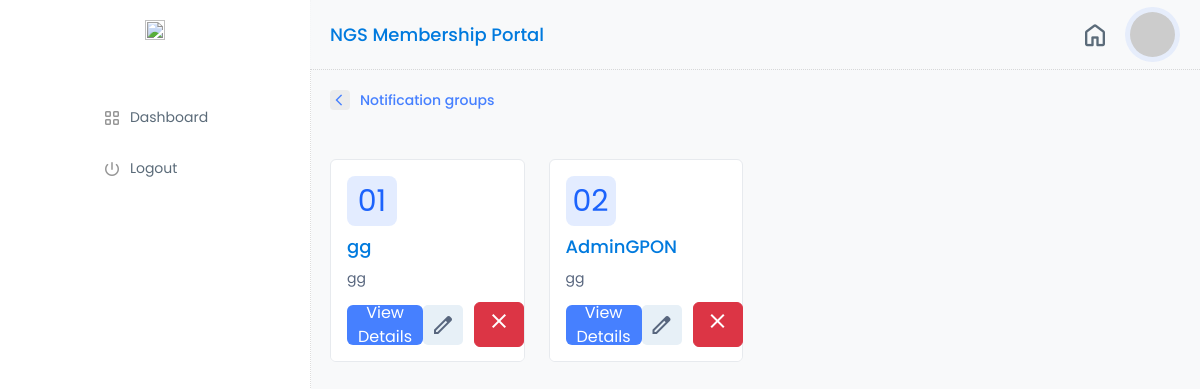
The app's page /notifications/all-groups, older data.
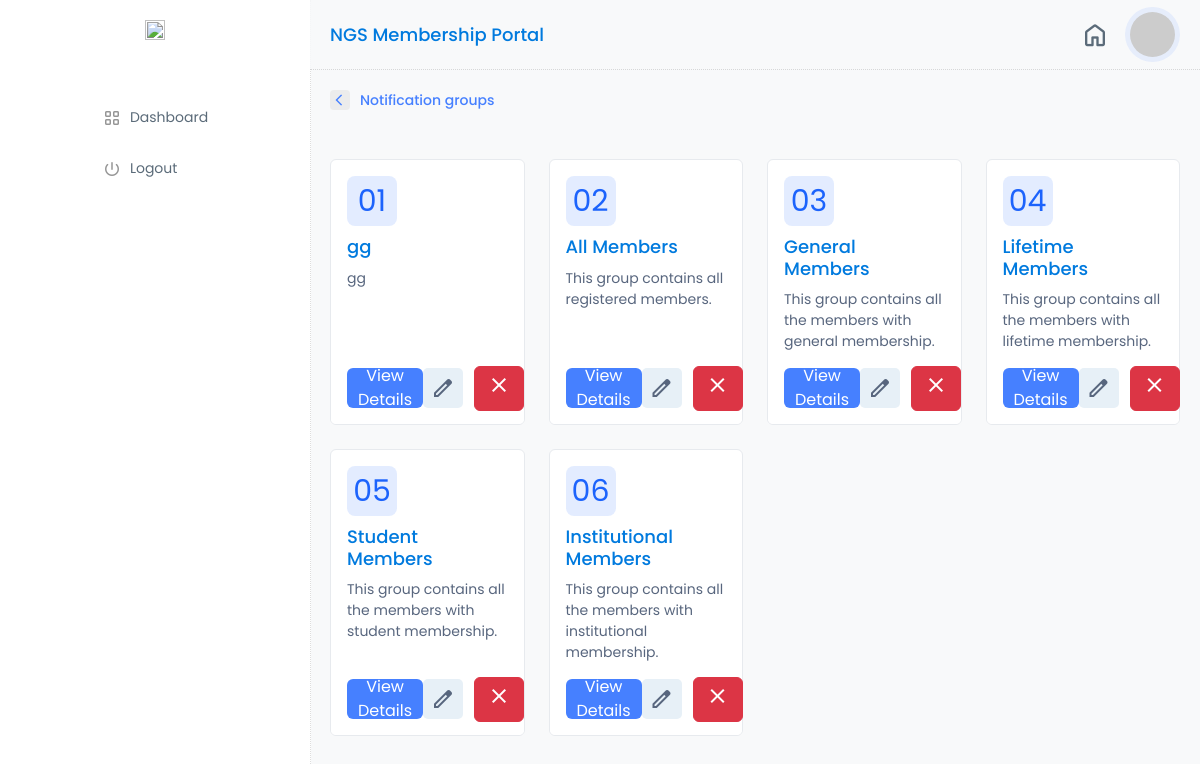
The same page, newer data.
### notification/models.py (models this page shows)
class Groups(models.Model):
    name = models.CharField(max_length = 100)
    description = models.CharField(max_length = 2000)
    users = models.ManyToManyField(CustomUser,related_name='notification_groups')
    created_at= models.DateTimeField(auto_now_add=True,null=True)

### notification/views.py (the view)
# urls.py: path('all-groups',views.all_groups,name='all_groups'),
def all_groups(request):
    groups= Groups.objects.all()
    context={
        'groups':groups,
    }
    return render(request,'notification/all_groups.html',context)

### notification/templates/notification/all_groups.html (shortened to what this page needs)
{% extends 'login_layout/layout.html' %}
{% load static %}
{% block content %}
            <div class="col-md-9 my-profile-w-80 g-0">
                {% include 'management/topbar.html' %}
                <div class="main-section-container">
                    <div class="row back-link">
                        <a href="#" onclick="history.back()">
                            <div class="icon-box"><span class="material-symbols-outlined">
                                </span>
                            </div>Notification groups
                        </a>
                    </div>
                    <div class="row row-cols-1 row-cols-md-4 g-4 mt-4">
                        {% for group in groups %}
                        <div class="col">
                            <div class="card h-100">
                                <div class="card-body membership-card">
                                    <span>{{ forloop.counter|stringformat:"02d" }}</span>
                                    <h5 class="form-title">{{ group.name }}</h5>
                                    <p class="card-text">{{ group.description }}</p>
                                </div>
                                <div class="card-footer d-flex">
                                    <a href="{% url 'notification:view_group' id=group.id %}" class="btn btn-apply">View Details</a>
                                    <div class="d-flex kit-action-com">
                                        <div class="action-btn-pen">
                                            <a href="{% url 'notification:edit_group' id=group.id %}"><span class="material-symbols-outlined">
                                                </span>
                                            </a>
                                        </div>
                                        <div class="action-btn-dtl">
                                            <button type="button" class="btn btn-danger" data-bs-toggle="modal" data-bs-target="#deleteModal" data-id="{{ group.id }}">
                                                <span class="material-symbols-outlined">close</span>
                                            </button>
                                        </div>
                                    </div>
                                </div>
                            </div>
                        </div>
                        {% endfor %}
                    </div>
                </div>
            </div>
{% endblock %}

Row changes from the older to the newer data that the page shows:
removed Groups: name "AdminGPON", description "gg"
added Groups: name "All Members", description "This group contains all registered members."
added Groups: name "General Members", description "This group contains all the members with general membership."
added Groups: name "Lifetime Members", description "This group contains all the members with lifetime membership."
added Groups: name "Student Members", description "This group contains all the members with student membership."
added Groups: name "Institutional Members", description "This group contains all the members with institutional membership."
